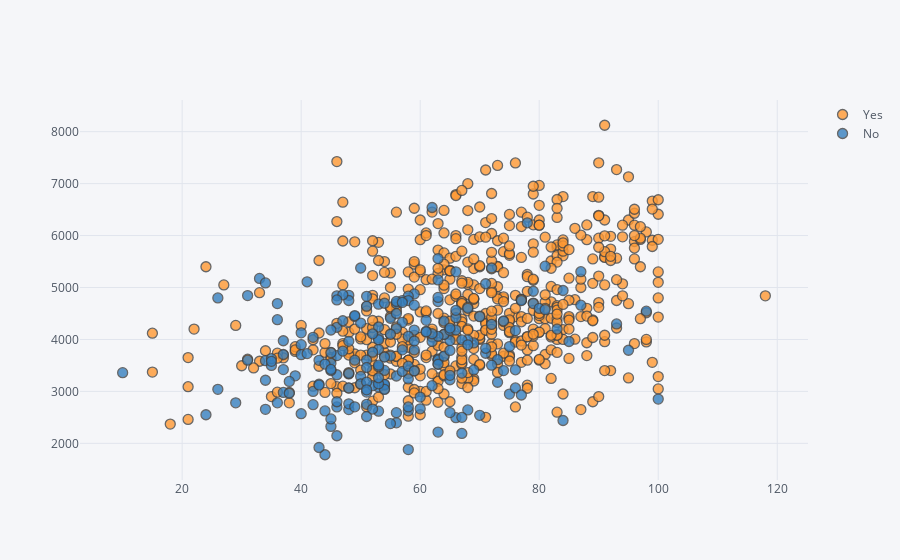

Notebook code for this chart:
### Markdown cell above
## EDA

It's time to create some data visualizations!

** Create a scatterplot of Grad.Rate versus Room.Board where the points are colored by the Private column. **

### Code cell
data.iplot(kind='scatter',x='Grad.Rate',y='Room.Board', mode='markers',size=10,categories='Private')

### Figure 1 — Plotly figure (JSON) as saved in the notebook; plotly's stock layout.template omitted (floating-point values rounded to 4 significant figures; data arrays with more than 128 entries replaced by an {"elided": "..."} marker saying what was removed)
{"data": [{"marker": {"color": "rgba(255, 153, 51, 1.0)", "line": {"width": 1.3}, "opacity": 0.8, "size": 10, "symbol": "circle"}, "mode": "markers", "name": "Yes", "textfont": {"color": "#4D5663"}, "type": "scatter", "x": {"elided": "565 int values"}, "y": {"elided": "565 int values"}}, {"marker": {"color": "rgba(55, 128, 191, 1.0)", "line": {"width": 1.3}, "opacity": 0.8, "size": 10, "symbol": "circle"}, "mode": "markers", "name": "No", "textfont": {"color": "#4D5663"}, "type": "scatter", "x": {"elided": "212 int values"}, "y": {"elided": "212 int values"}}], "layout": {"legend": {"bgcolor": "#F5F6F9", "font": {"color": "#4D5663"}}, "paper_bgcolor": "#F5F6F9", "plot_bgcolor": "#F5F6F9", "title": {"font": {"color": "#4D5663"}}, "xaxis": {"gridcolor": "#E1E5ED", "showgrid": true, "tickfont": {"color": "#4D5663"}, "title": {"font": {"color": "#4D5663"}, "text": ""}, "zerolinecolor": "#E1E5ED"}, "yaxis": {"gridcolor": "#E1E5ED", "showgrid": true, "tickfont": {"color": "#4D5663"}, "title": {"font": {"color": "#4D5663"}, "text": ""}, "zerolinecolor": "#E1E5ED"}}}
